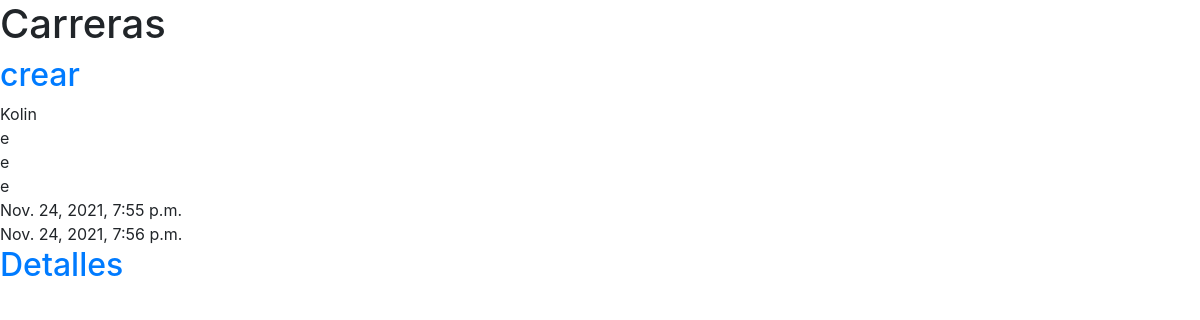
Page /area/listar on the earlier database version.
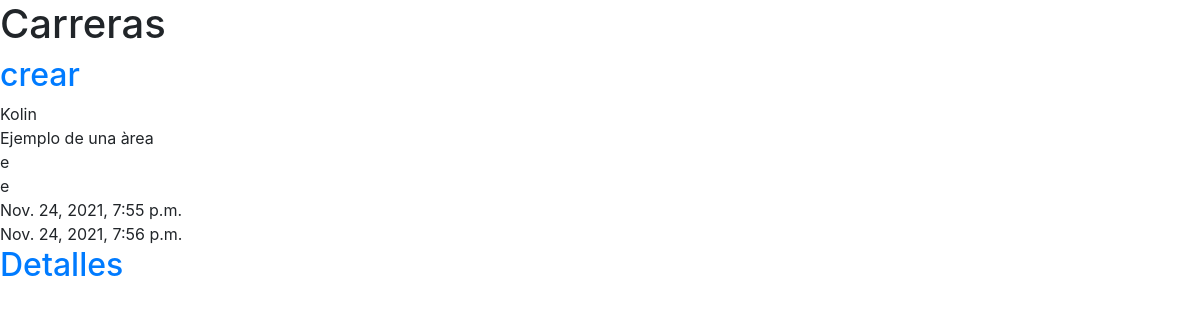
Same page on the later database version.
### modulos/models.py (models this page shows, shortened)
class Area(models.Model):
    autor = models.ForeignKey('auth.User', on_delete=models.CASCADE)
    titulo = models.CharField(max_length=200)
    nombre = models.CharField(max_length=200)
    descripcion = models.TextField()
    fecha_creacion = models.DateTimeField(
            default=timezone.now)
    fecha_publicacion = models.DateTimeField(
            blank=True, null=True)

### modulos/views.py (the view)
# urls.py: path('area/listar', views.area_lista, name ='area_lista'),
def area_lista(request):
    publicaciones = Area.objects.all()
    return render(request,'modulos/area_lista.html', {'publicaciones': publicaciones})

### modulos/templates/modulos/area_lista.html
{% extends 'modulos/base.html' %}
{% block content %}
    <h2><a  href="{% url 'carrera_nueva' %}">crear</a></h2>
    {% for publicacion in publicaciones %}
        <div class="post">
            <td>{{ publicacion.autor }}</td><br>
            <td>{{ publicacion.titulo }}</td><br>
            <td>{{ publicacion.nombre }}</td><br>
            <td>{{ publicacion.descripcion }}</td><br>
            <td>{{ publicacion.fecha_creacion }}</td><br>
            <td>{{ publicacion.fecha_publicacion }}</td><br>
            <h2><a href="{% url 'carrera_detalle' pk=publicacion.pk %}">Detalles</a></h2>
        </div>
    {% endfor %}
{% endblock %}

### modulos/templates/modulos/base.html (shortened to what this page needs)
<!doctype html>
<html lang="es">
  <head>
    <link rel="stylesheet" href="https://stackpath.bootstrapcdn.com/bootstrap/4.3.1/css/bootstrap.min.css">
  </head>
  <body>
    <div class="page-header">
        <h1>Carreras</h1>
    </div>
    {% block content %}
    {% endblock %}
  </body>
</html>

Differences in the rows shown:
changed Area "Kolin": titulo "e" → "Ejemplo de una àrea"
